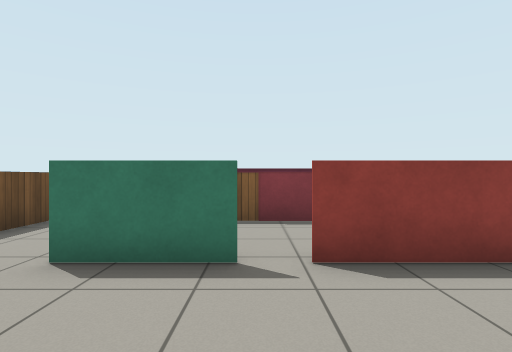
[1] (above)

24 first-person views from a walk through a world built for the Gazebo simulator. The camera is 0.93 m above the floor, looks level and sees 80° across. The floor is counted in squares, 1 m on a side. Each view is taken from the middle of a square. On the plan, view 1 faces up. The plan holds only what a view shows up to about 11 squares ahead; the rest is blank. Gazebo's built-in surfaces are drawn with simple patterns.

[2]
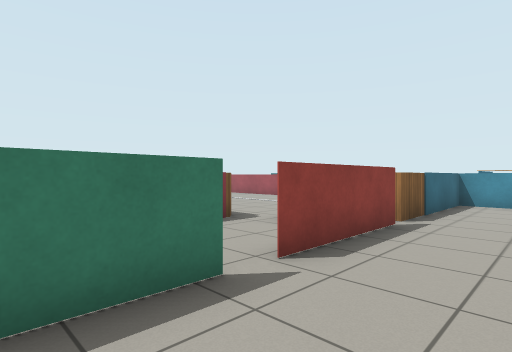

[3]
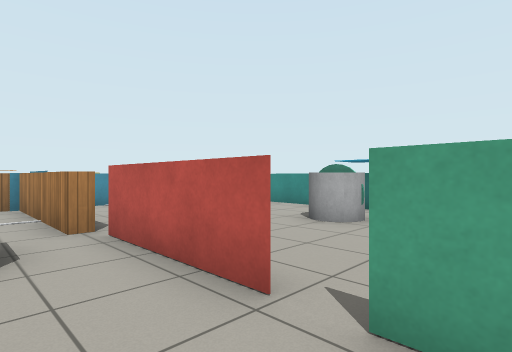

[4]
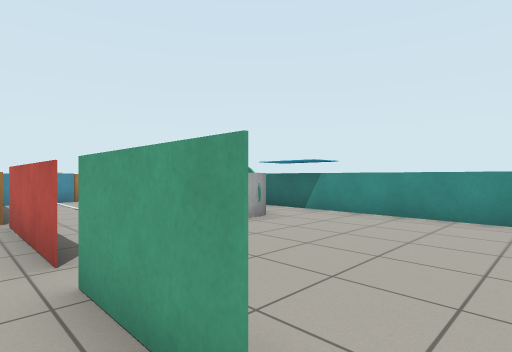

[5]
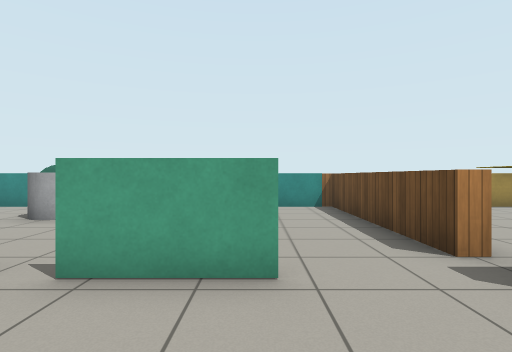

[6]
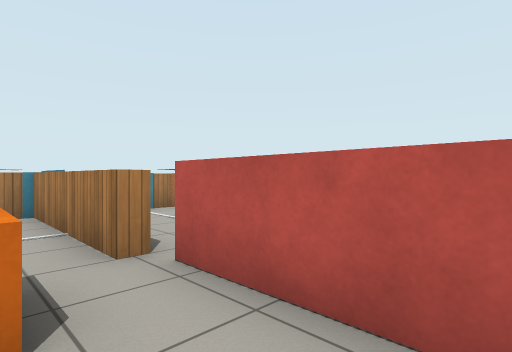

[7]
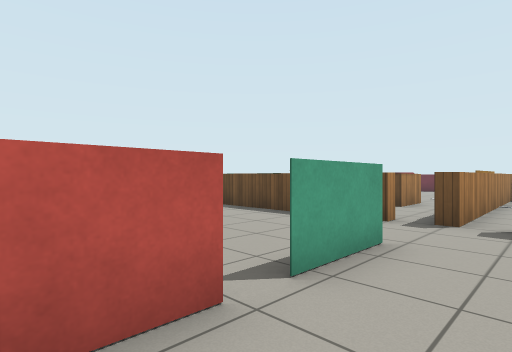

[8]
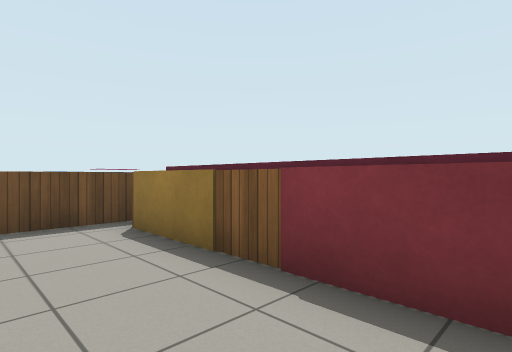

[9]
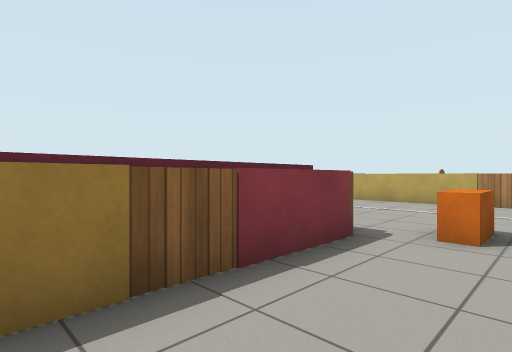

[10]
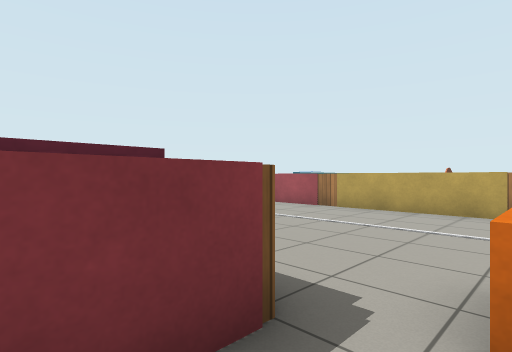

[11]
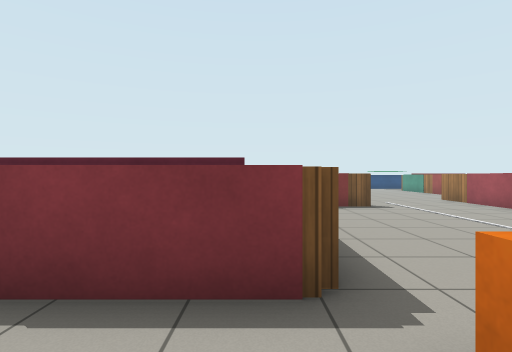

[12]
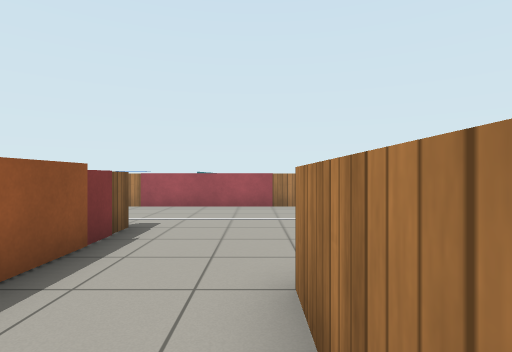

[13]
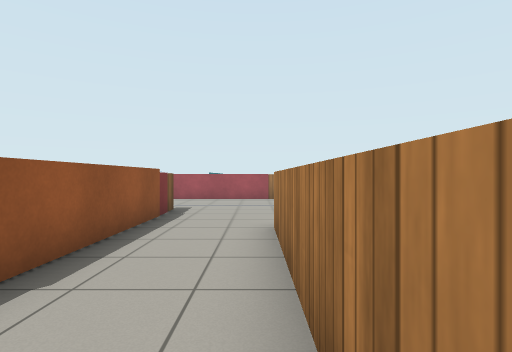

[14]
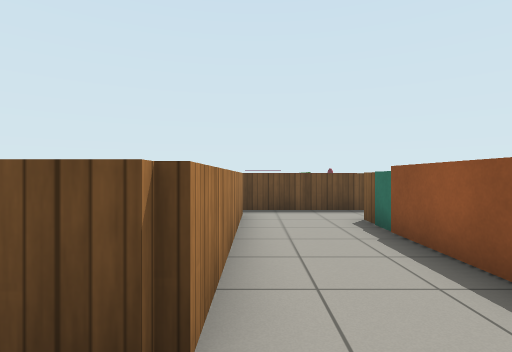

[15]
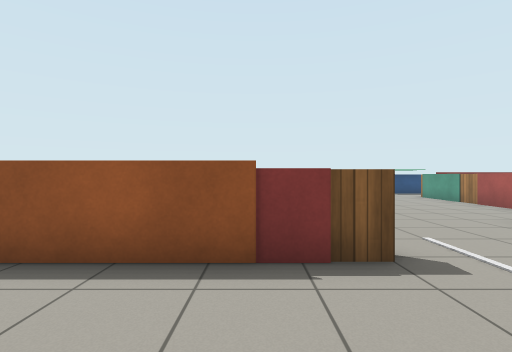

[16]
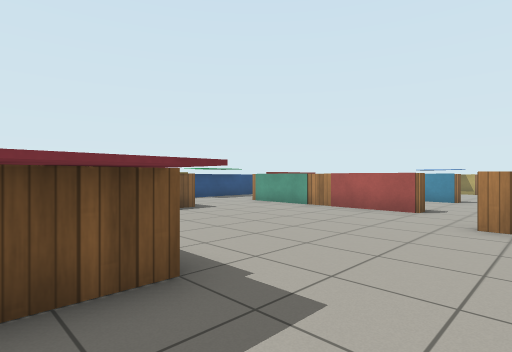

[17]
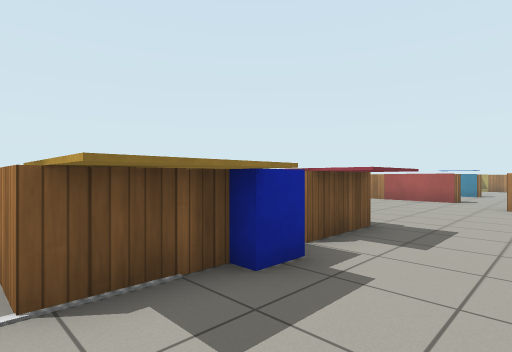

[18]
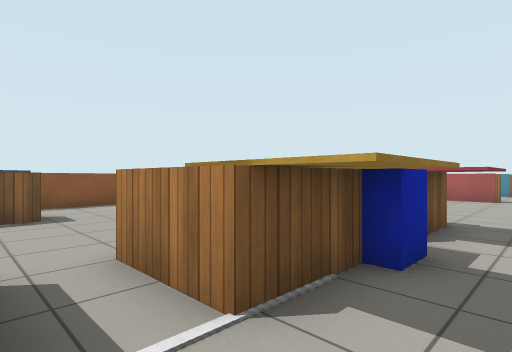

[19]
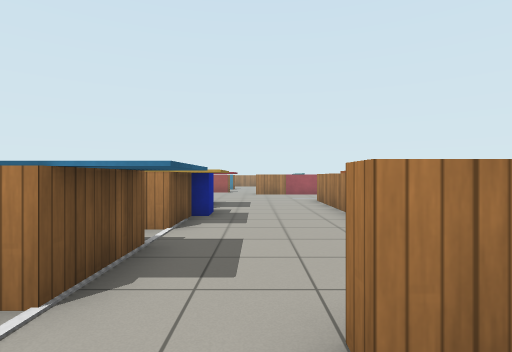

[20]
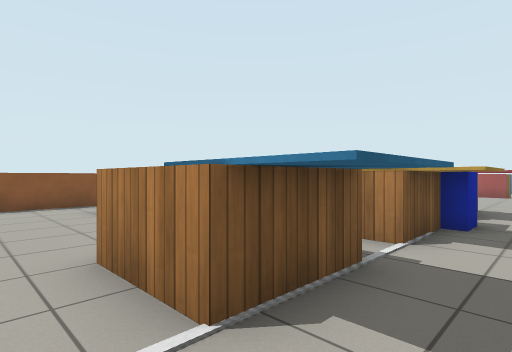

[21]
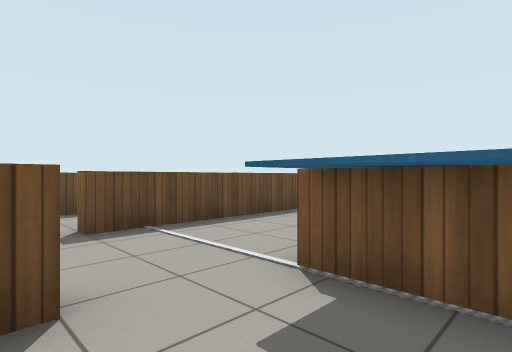

[22]
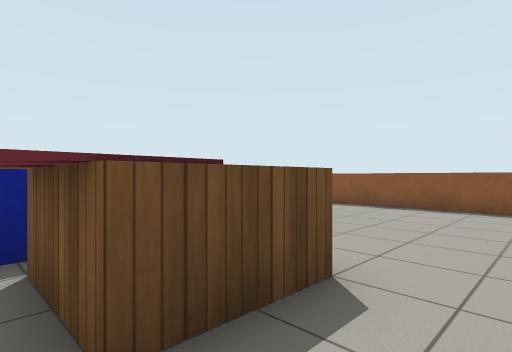

[23]
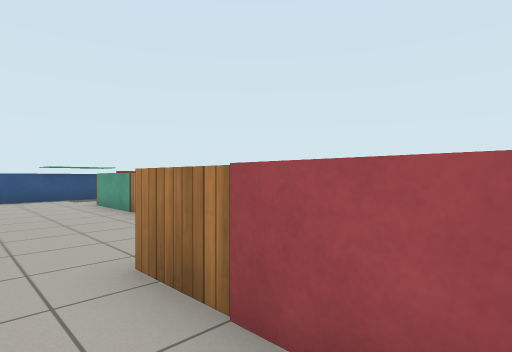

[24]
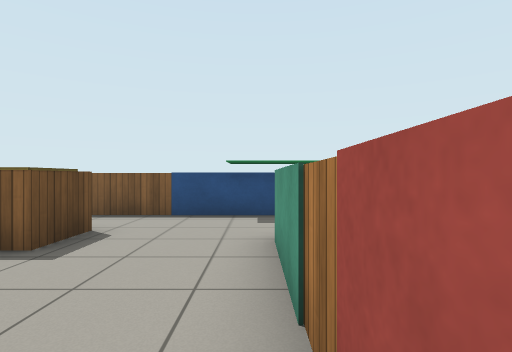

### Floor plan
Points are (right, up) in squares from view 1. A wall is a line through its corners. A room is listed if a view was taken in it or the views show most of it. See-through windows are left out.
Room 1 (views 1, 2)
walls: (3.4, -3.2) (6.4, -3.2); (4.1, 3.2) (0.5, 3.2); (-0.1, 3.2) (-2.2, 3.2); (9.3, 0.1) (9.3, 3.2) (4.5, 3.2); (-4.3, 2.5) (-4.3, -3.2) (1.5, -3.2)
ways out: gap at (0, 3) to room 2; gap at (4, 3) to room 2; opening at (-3, 3) to room 4
objects: cyan box (2, -4) to (3, -3); grey cylinder (2, -1) to (3, -1)
Room 2 (views 3, 4, 5, 6, 7, 8, 9, 10, 11, 12, 13, 14, 15, 16, 17, 18, 20, 21, 22, 23, 24)
walls: (1.8, 13.7) (5, 13.7); (5.5, 13.2) (-2.5, 13.2); (-4.7, 15.5) (-4.3, 15.5) (-4.3, 10.6); (-3.2, 10.7) (2.7, 10.7) (2.7, 9.9); (11.3, 18.5) (11.3, 23.5); (5.2, 26.2) (-0.2, 26.2); (-1.8, 26.2) (-4.1, 26.2); (2, 6.7) (-3, 6.7); (-7.3, 22) (-7.3, 16.5); (2.6, 6.3) (-3.5, 6.3); (-4.3, 6.7) (-4.3, 4.5); (10.5, 26.2) (7, 26.2); (0.5, 3.3) (4, 3.3); (4.5, 3.2) (4.5, 3.7) (9.3, 3.7) (9.3, 4.4); (9.3, 5) (9.3, 16); (-2.2, 3.3) (-0.1, 3.3)
ways out: gap at (0, 3) to room 1; gap at (4, 3) to room 1; opening at (-5.5, 15.5) to room 3; opening at (11, 17.5); opening at (11.5, 24.5)
objects: blue box (-4, 17) to (-2, 18); wooden box (-4, 19) to (-2, 19); other object (-2, 24) to (-1, 24); yellow box (0, 17) to (1, 17); wooden box (0, 18) to (1, 19); blue box (2, 17); orange box (3, 5) to (4, 5); red box (3, 17) to (4, 17); wooden box (3, 18) to (4, 19); beige box (7, 23) to (8, 24)
Room 3 (view 19)
walls: (-10.3, 17.2) (-10.3, 16.7); (-7.3, 16.5) (-7.8, 16.5); (-4.7, 14.9) (-4.7, 15.5)
ways out: opening at (-5.5, 15.5) to room 2
Room 4 (no view inside)
walls: (-4.5, 3.7) (-4.5, 3.2); (-4.8, 2.5) (-4.3, 2.5)
ways out: opening at (-3, 3) to room 1; opening at (-4, 4)

Where each view was taken, in squares from view 1:
view 1: 0 up, 0 right, facing up
view 2: 1 up, 2 left, facing up-right
view 3: 5 up, 1 left, facing down-right
view 4: 4 up, 3 left, facing down-right
view 5: 6 up, 2 left, facing down
view 6: 5 up, 1 right, facing down-right
view 7: 5 up, 2 right, facing down-left
view 8: 4 up, 2 right, facing up-left
view 9: 4 up, 2 left, facing up-right
view 10: 5 up, 1 right, facing up-right
view 11: 4 up, 2 right, facing up
view 12: 11 up, 0 right, facing right
view 13: 11 up, 3 left, facing right
view 14: 11 up, 4 right, facing left
view 15: 10 up, 4 right, facing up
view 16: 15 up, 3 right, facing up-right
view 17: 15 up, 1 left, facing up-right
view 18: 16 up, 2 left, facing up-right
view 19: 16 up, 6 left, facing right
view 20: 16 up, 5 left, facing up-right
view 21: 15 up, 2 left, facing up-left
view 22: 17 up, 6 right, facing up-left
view 23: 13 up, 8 right, facing up-right
view 24: 19 up, 11 right, facing up
